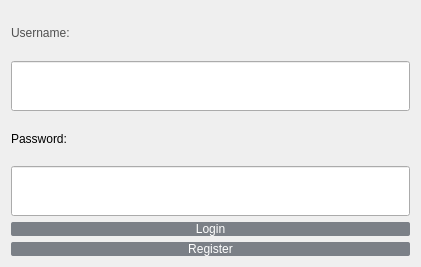
<?xml version="1.0" encoding="UTF-8"?>
<ui version="4.0">
 <class>LoginDialog</class>
 <widget class="QDialog" name="LoginDialog">
  <property name="geometry">
   <rect>
    <x>0</x>
    <y>0</y>
    <width>421</width>
    <height>267</height>
   </rect>
  </property>
  <property name="windowTitle">
   <string>Login</string>
  </property>
  <layout class="QVBoxLayout" name="verticalLayout">
   <item>
    <widget class="QLabel" name="label">
     <property name="styleSheet">
      <string notr="true">color: #505050;
font: 15pt &quot;Eras Bold ITC&quot;;;</string>
     </property>
     <property name="text">
      <string>Username:</string>
     </property>
    </widget>
   </item>
   <item>
    <widget class="QLineEdit" name="username_input">
     <property name="minimumSize">
      <size>
       <width>10</width>
       <height>50</height>
      </size>
     </property>
     <property name="styleSheet">
      <string notr="true">QPushButton{
	color: white;
	background-color: #7b8087;
	font: 15pt &quot;Eras Bold ITC&quot;;
	border-radius: 2px;
}

QPushButton:pressed{
	padding-top: 5px;
	padding-left: 5px;
}</string>
     </property>
    </widget>
   </item>
   <item>
    <widget class="QLabel" name="label_2">
     <property name="styleSheet">
      <string notr="true">color: #505050;
font: 15pt &quot;Eras Bold ITC&quot;;;QPushButton{
	color: white;
	background-color: #7b8087;
	font: 15pt &quot;Eras Bold ITC&quot;;
	border-radius: 2px;
}

QPushButton:pressed{
	padding-top: 5px;
	padding-left: 5px;
}</string>
     </property>
     <property name="text">
      <string>Password:</string>
     </property>
    </widget>
   </item>
   <item>
    <widget class="QLineEdit" name="password_input">
     <property name="minimumSize">
      <size>
       <width>10</width>
       <height>50</height>
      </size>
     </property>
     <property name="echoMode">
      <enum>QLineEdit::Password</enum>
     </property>
    </widget>
   </item>
   <item>
    <widget class="QPushButton" name="login_button">
     <property name="styleSheet">
      <string notr="true">QPushButton{
	color: white;
	background-color: #7b8087;
	font: 15pt &quot;Eras Bold ITC&quot;;
	border-radius: 2px;
}

QPushButton:pressed{
	padding-top: 5px;
	padding-left: 5px;
}</string>
     </property>
     <property name="text">
      <string>Login</string>
     </property>
    </widget>
   </item>
   <item>
    <widget class="QPushButton" name="register_button">
     <property name="styleSheet">
      <string notr="true">QPushButton{
	color: white;
	background-color: #7b8087;
	font: 15pt &quot;Eras Bold ITC&quot;;
	border-radius: 2px;
}

QPushButton:pressed{
	padding-top: 5px;
	padding-left: 5px;
}</string>
     </property>
     <property name="text">
      <string>Register</string>
     </property>
    </widget>
   </item>
  </layout>
 </widget>
 <resources/>
 <connections/>
</ui>
